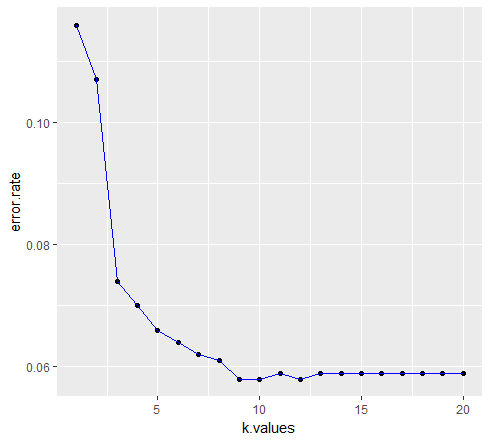

Source code (R):
library(ISLR)
df <- Caravan

purchase <- df[ ,86]

standardized.df <- scale(df[ ,-86])

#print(var(standardized.df[,1]))
#print(var(standardized.df[,2]))

index <- 1:1000

test.data <- standardized.df[index, ]
test.purchase <- purchase[index]

train.data <- standardized.df[-index, ]
train.purchase <- purchase[-index]

library(class)
set.seed(101)

predicted.purchase <- knn(train.data, test.data, train.purchase, k = 3)
print(head(predicted.purchase))

misclass.error <- mean(test.purchase != predicted.purchase)
print(misclass.error)


pred.purchase <- NULL
error.rate <- NULL

for (i in 1:20){
  set.seed(101)
  pred.purchase <- knn(train.data, test.data, train.purchase, k = i)
  error.rate[i] <- mean(test.purchase != pred.purchase)
}
print(error.rate)

library(ggplot2)
k.values <- 1:20
error.df <- data.frame(error.rate, k.values)
pl <- ggplot(error.df, aes(x = k.values, y = error.rate)) + geom_point()+ geom_line(lty = 1, color = 'blue')
print(pl)
